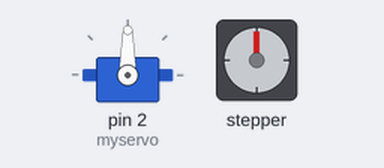
This sketch was run on a simulated Arduino Uno, built with avr-gcc and run on an emulated ATmega328P. Parts: servo, stepper motor. Stepper angles assume 2048 steps per turn.

Above: at 0.15 s.
At 9.8 s:
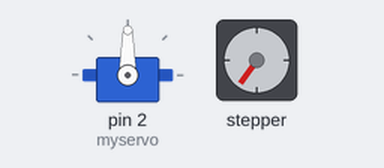
At 19.8 s:
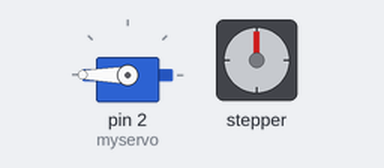
At 39.68 s:
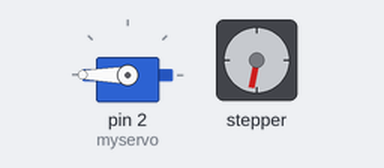
Timing chart, 0 to 40.0 s (numbered marks = the images above):
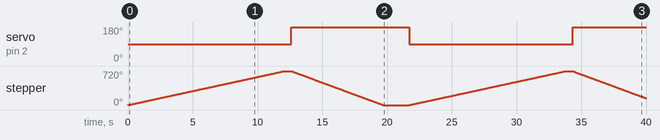

The sketch:

Catapult.ino
```cpp
/*

  Cat treat catapult

*/

#include <Servo.h>
Servo myservo;

#include <Stepper.h>

const int stepsPerRevolution = 2048;  // change this to fit the number of steps per revolution
const int rolePerMinute = 10;         // Adjustable range of 28BYJ-48 stepper is 0~17 rpm

// initialize the stepper library on pins 8 through 11:
Stepper myStepper(stepsPerRevolution, 8, 10, 9, 11);

void setup() {

  myStepper.setSpeed(rolePerMinute);
  // initialize the serial port:
//  Serial.begin(9600);

  myservo.attach(2);
  myservo.write(90);// move servos to center position -> 90°
}

void loop() {

  myservo.write(90); //closeservo

  myStepper.setSpeed(rolePerMinute);

  myStepper.step(stepsPerRevolution);
  myStepper.step(stepsPerRevolution);

  delay(500);

  myservo.write(180); //open servo

  myStepper.setSpeed(17);

  myStepper.step(-stepsPerRevolution);
  myStepper.step(-stepsPerRevolution);

  delay(2000);

}
```

Measured:
- by itself, servo on pin 2 (myservo): 90° → 180° at 12.6 s, → 90° 9.1 s later, → 180° 12.6 s later
- by itself, stepper: turns 720° clockwise in 12.1 s, then 720° counter-clockwise in 7.1 s, then 720° clockwise in 12.1 s, then 573° counter-clockwise in 5.6 s
